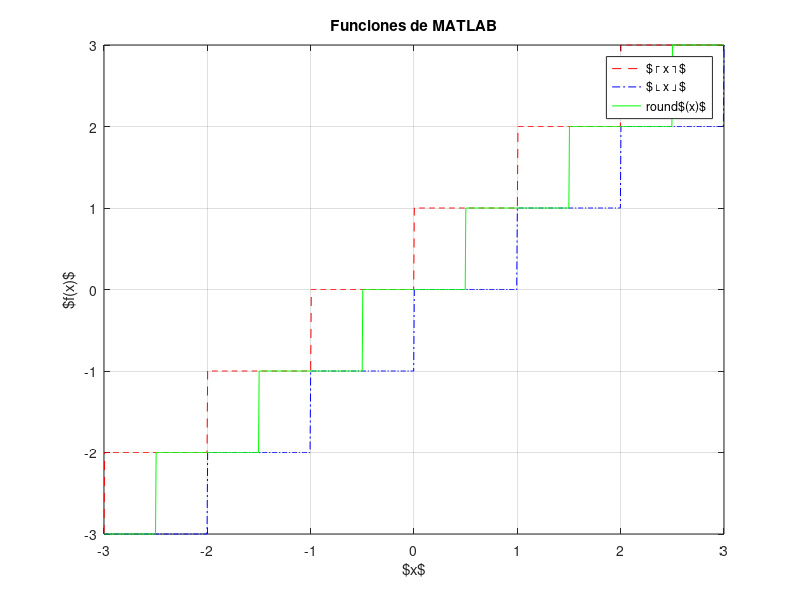
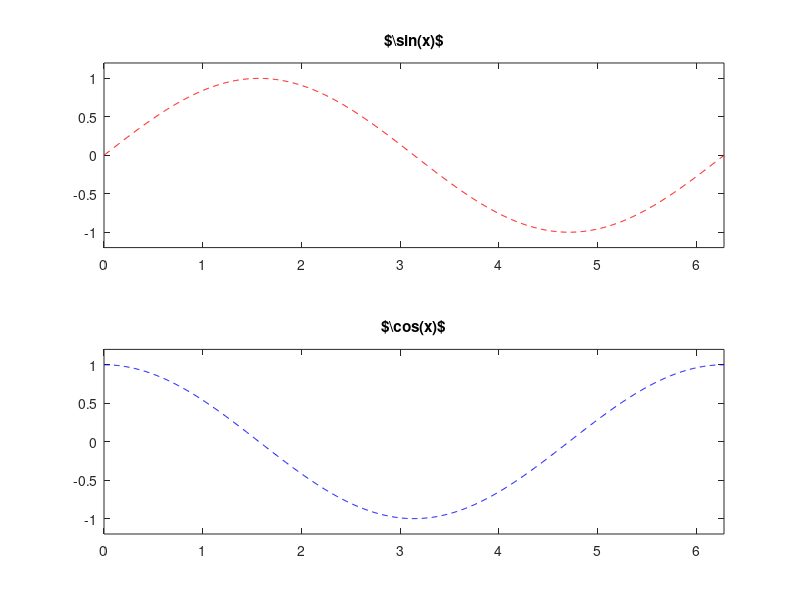

Write MATLAB code to recreate these figures, in order.
% Laboratorio 1
% Carlos Lezama
% Macroeconomía dinámica 1 | ITAM | Primavera 2022
% Figuras y gráficas

x = linspace(-3, 3, 1000);

figure(1)
plot(x, ceil(x), '--r', x, floor(x), '-.b', x, round(x), '-g')
title('Funciones de MATLAB')
xlabel('$x$')
ylabel('$f(x)$')
legend('$\lceil x \rceil$', '$\lfloor x \rfloor$', 'round$(x)$')
grid on

x = linspace(0, 2 * pi, 1000);

figure(2)
subplot(2, 1, 1)
plot(x, sin(x), '--r')
title('$\sin(x)$')
axis([0, 2 * pi, -1.2, 1.2])
subplot(2, 1, 2)
plot(x, cos(x), '--b')
title('$\cos(x)$')
axis([0, 2 * pi, -1.2, 1.2])
